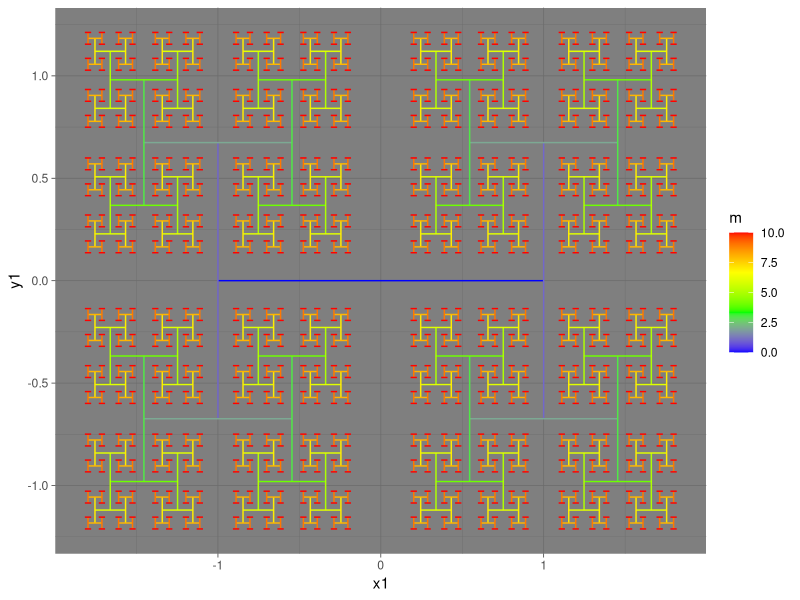

This chart was generated by the following R code:
# Generate H-Fractals with ggplot The code below starts with setting the initial variables and defines the first line in a data frame. The data frame holds the start and end coordinates and the iteration number.

 library(ggplot2)
# Defining H-fractal parameters
# Defining number of iterations
p <- 10
# Defining shortening parameter
 a <- 1 / sqrt(2.2)
 # Defining horizontal starting line
 h_fractal <- data.frame(x1 = -1, y1 = 0, x2 = 1, y2 = 0, m = 0)

#The loop defines the iterations and adds a new row to the data frame for each line. First, the direction flips by setting the dx and dy values to either 0 or 1. The second part defines the row numbers for the previously defined lines and the new lines. The code then calculates the coordinates for the new line segments.

 # Generate coordinates (each line on a row)
 for (m in 1:p) {
   ## Flip direction
   dx <- (m - 1) %% 2
   dy <- m %% 2
   # Previous and current line numbers
   i <- (2^(m - 1)):(2^m - 1)
   j <- (2^m):(2^(m + 1) - 1)
   ## Calculate coordinates
   h_fractal[j, "x1"] <- c(h_fractal[i, "x1"] - dx * a^m, h_fractal[i, "x2"] - dx * a^m)
   h_fractal[j, "x2"] <- c(h_fractal[i, "x1"] + dx * a^m, h_fractal[i, "x2"] + dx * a^m)
   h_fractal[j, "y1"] <- c(h_fractal[i, "y1"] - dy * a^m, h_fractal[i, "y2"] - dy * a^m)
   h_fractal[j, "y2"] <- c(h_fractal[i, "y1"] + dy * a^m, h_fractal[i, "y2"] + dy * a^m)
   ## Set line property
   h_fractal[j, "m"] <- m
 }

#Lastly, The fractal is visualised with ggplot and the line segment geometry. The colour of the line slowly fades by setting it to the iteration number.

   ## Visualise
 ggplot(h_fractal) +
   aes(x = x1, y = y1, xend = x2, yend = y2,
       col = m) +
   geom_segment(linewidth = .5) +
   scale_size(guide = NULL) +
scale_colour_gradientn(colours = c("blue", "green", "yellow", "red")) +
#    scale_colour_gradientn(colours = terrain.colors(10)) +
#    scale_colour_gradient2()
#   scale_colour_gradientn(colours = gray.colors(p), guide = NULL) +
#    scale_colour_gradientn(colours = c("blue", "dodgerblue", "white", "orange", "red"), rescaler = ~ scales::rescale_mid(.x, mid = 0)) +
#   theme_void()
# theme_linedraw()
theme_dark()
